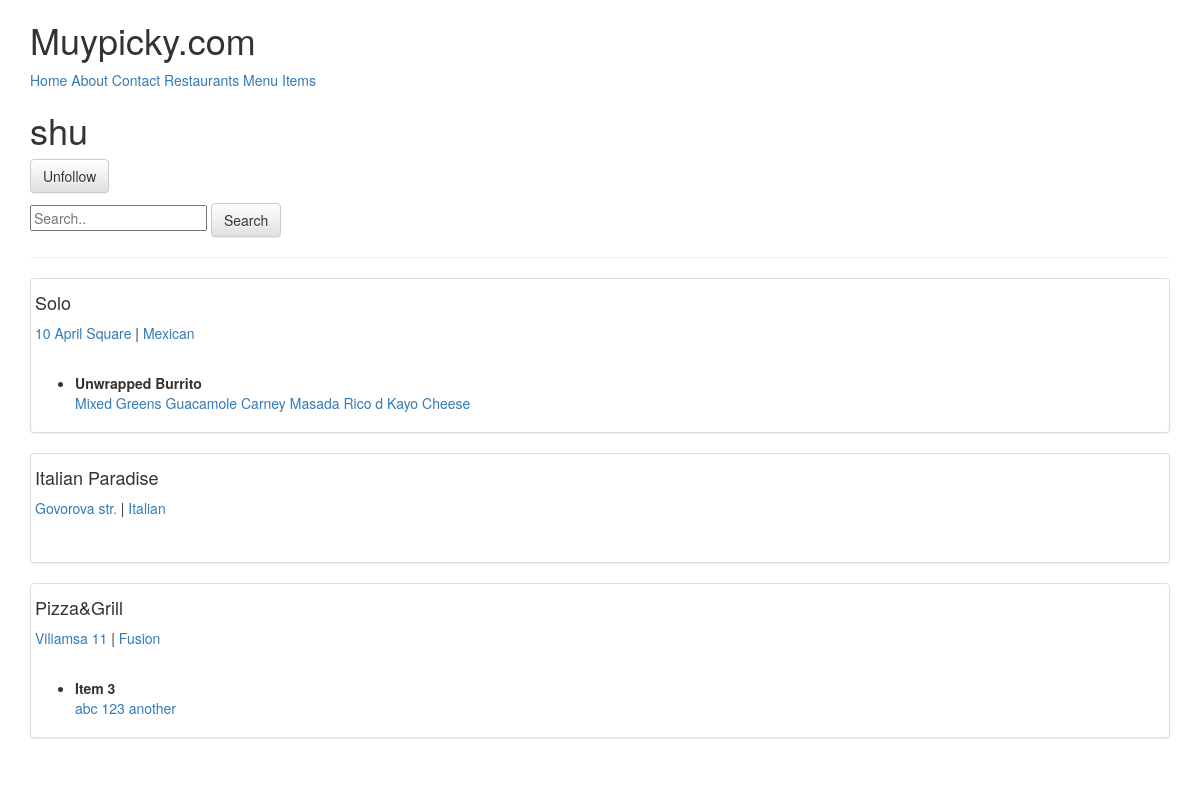
The page /u/shu/ (signed in) on the database its author committed.
### restaurants/models.py (models this page shows, shortened)
class Restaurant(models.Model):
    owner           = models.ForeignKey(User) # class_instance.model_set.all()
    name            = models.CharField(max_length=120)
    location        = models.CharField(max_length=120, null=True, blank=True)
    category        = models.CharField(max_length=120, null=True, blank=True, validators=[validate_category])
    timestamp       = models.DateTimeField(auto_now_add=True)
    updated         = models.DateTimeField(auto_now=True)
    slug            = models.SlugField(null=True, blank=True)
    objects = RestaurantManager()
    @property
    def title(self):
        return self.name

### menus/models.py (models this page shows, shortened)
class Item(models.Model):
    user        = models.ForeignKey(settings.AUTH_USER_MODEL)
    restaurant  = models.ForeignKey(Restaurant)
    name        = models.CharField(max_length=120)
    contents    = models.TextField(help_text='Separate each item by comma')
    excludes    = models.TextField(blank=True, null=True, help_text='Separate each item by comma')
    public      = models.BooleanField(default=True)
    timestamp   = models.DateTimeField(auto_now_add=True)
    updated     = models.DateTimeField(auto_now=True)
    class Meta:
        ordering = ['-updated', '-timestamp']
    def get_contents(self):
        return self.contents.split(",")

### profiles/views.py (the view)
# urls.py: url(r'^(?P<username>[\w-]+)/$', ProfileDetailView.as_view(), name='detail'),
class ProfileDetailView(DetailView):
    template_name = 'profiles/user.html'
    def get_object(self):
        username = self.kwargs.get("username")
        if username is None:
            raise Http404
        return get_object_or_404(User, username__iexact=username, is_active=True)
    def get_context_data(self, *args, **kwargs):
        context = super(ProfileDetailView, self).get_context_data(*args, **kwargs)
        user = context['user']
        is_following = False
        if user.profile in self.request.user.is_following.all():
            is_following = True
        context['is_following'] = is_following
        query = self.request.GET.get('q')
        items_exists = Item.objects.filter(user=user).exists()
        qs = Restaurant.objects.filter(owner=user).search(query)
        if items_exists and qs.exists():
            context['locations'] = qs
        return context

### restaurants/models.py (called while the page is built, shortened)
    def search(self, query):
        return self

    def get_queryset(self):
        return RestaurantQuerySet(self.model, using=self._db)

### profiles/templates/profiles/user.html (shortened to what this page needs)
{% extends "base.html" %}
{% block content %}
<h1>{{ user.username }}</h1>
<p>{% include 'profiles/snippet/follow_form.html' with username=user.username is_following=is_following %}</p>
<form class='form' method='GET' action='.'>
<input type="text" name="q" placeholder="Search.." value="{{ request.GET.q }}">
<button class="btn btn-default" type="submit">Search</button>
</form>
<hr/>
{% if locations %}
{% for rest in locations %}
<div class='row'>
    <div class='col-sm-12'>
    <div class='thumbnail'>
    <h4>{{rest.title}}</h4>
    <p>
        <a href="{{ request.path}}?q={{ rest.location }}">{{ rest.location }}</a> | <a href="{{ request.path}}?q={{ rest.category }}">{{ rest.category }}</a>
    </p>
        <br/>
        <ul>
            {% for item in rest.item_set.all %}
            <li style='margin-bottom: 15px;'><b>{{ item.name }}</b>
                <br/>
                {% for ing in item.get_contents %}
                    <a href="{{ request.path}}?q={{ing}}">{{ ing }}</a>
                {% endfor %}
            </li>
            {% endfor %}
        </ul>
    </div>
    </div>
</div>
{% endfor %}
{% else %}
<p class='lead'>No Items Found</p>
{% endif %}
<br/>
{% endblock %}

### rows shown on the page
Restaurant: title "Solo", location "10 April Square", category "Mexican"
Item: name "Unwrapped Burrito", get_contents "Mixed Greens" "Guacamole" "Carney Masada" "Rico d Kayo" "Cheese"
Restaurant: title "Italian Paradise", location "Govorova str.", category "Italian"
Restaurant: title "Pizza&Grill", location "Viliamsa 11", category "Fusion"
Item: name "Item 3", get_contents "abc" "123" "another"

### other values the page prints
{{ user.username }} "shu"
